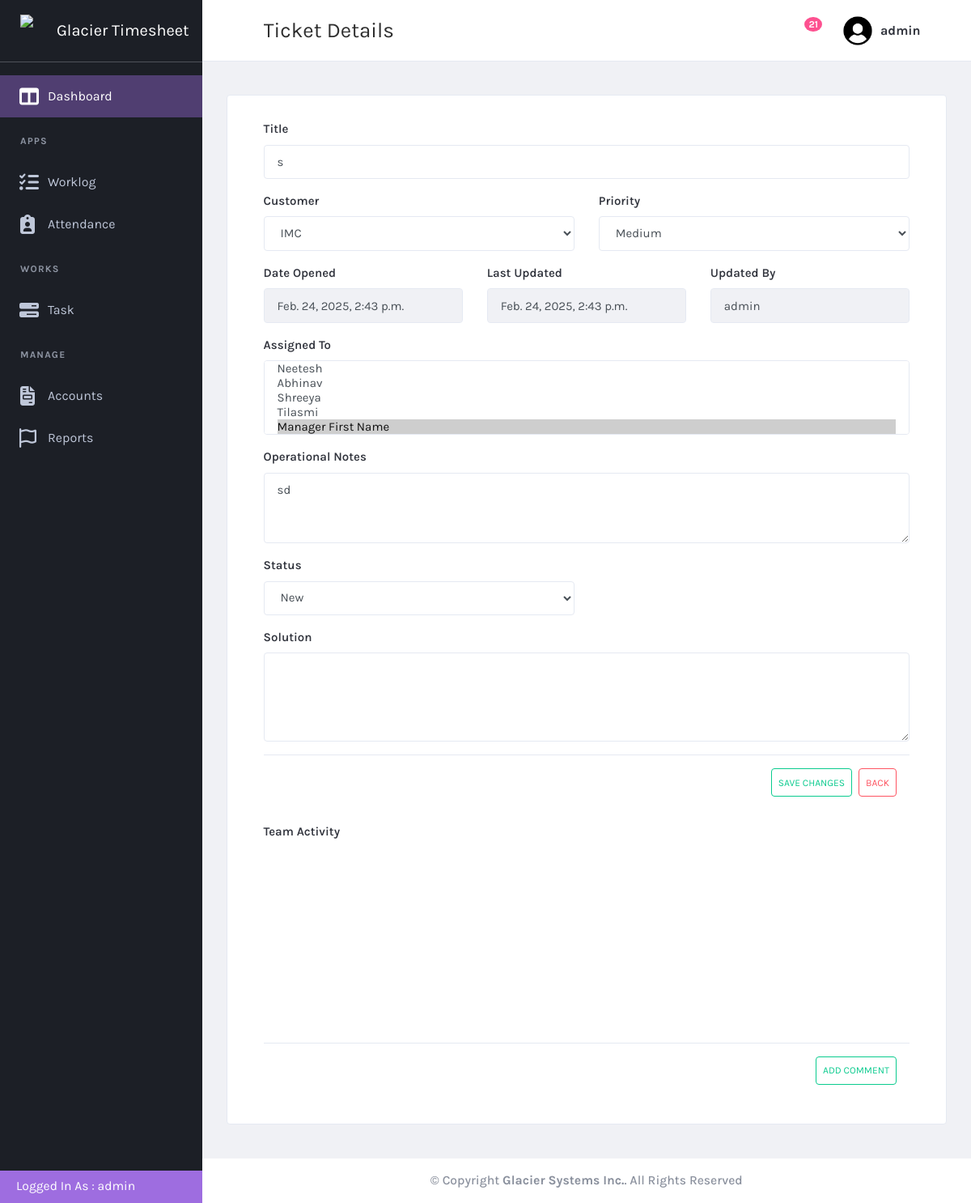
The app's page /task/taskdetails/2 (signed in) with its own data.
### task/models.py (models this page shows, shortened)
class ticket(models.Model):
    ticket_id = models.CharField(max_length = 200, null = False)
    ticket_title = models.CharField(max_length=200, null=False)
    customer = models.ForeignKey(customer, on_delete=models.CASCADE, null=True)
    ticket_type = models.ForeignKey(ticket_type, on_delete=models.CASCADE, null=True)
    date_opened = models.DateTimeField(null=True)
    priority = models.ForeignKey(priority_type, on_delete=models.CASCADE, null = True)
    assigned_to = models.ManyToManyField(User, related_name="assigned_tickets")  # Allow multiple users
    last_updated = models.DateTimeField(null=True)
    last_updated_by = models.ForeignKey(User, on_delete=models.CASCADE, null = True, related_name="last_updated_by")
    state = models.ForeignKey(state, on_delete=models.CASCADE, null=True)
    operational_notes = models.CharField(max_length=200, null=True)
    closed_date = models.DateTimeField(null=True)
    solution = models.TextField(max_length=500 )
    project = models.ForeignKey(project, on_delete=models.CASCADE, null=True)

class state(models.Model):
   state_name = models.CharField(max_length=100, null = True)

class priority_type(models.Model):
   priority_name = models.CharField(max_length=100)

### customer/models.py (models this page shows, shortened)
class customer(models.Model):
  name = models.CharField(max_length=100, null = True)
  city = models.CharField(max_length=100, null = True)
  state = models.CharField(max_length=100, null = True)
  zipcode = models.CharField(max_length=100, null = True)
  street1 = models.CharField(max_length=100, null = True)
  street2 = models.CharField(max_length=100, null = True)
  phone = models.CharField(max_length=100, null = True)
  contract_hr = models.IntegerField(null = True)
  create_date = models.DateField(null = True)
  status = models.ForeignKey(customer_status, on_delete= models.SET_NULL, null=True)

### task/views.py (the view)
# urls.py: path('taskdetails/<int:ticket_id>',views.taskdetails, name='taskdetails'),
@login_required
def taskdetails(request, ticket_id):
    ticket_instance = get_object_or_404(ticket, pk=ticket_id)
    if request.method == 'POST':
        form1 = TicketForm(request.POST, instance=ticket_instance)
        if form1.is_valid():
            ticket_instance = form1.save(commit=False)
            ticket_instance.last_updated = timezone.now()
            ticket_instance.last_updated_by = request.user
            ticket_instance.closed_date = timezone.now()
            ticket_instance.save()
            form1.instance.assigned_to.set(request.POST.getlist('assigned_to'))  # Handle ManyToManyField
            return redirect('task')
    else:
        form1 = TicketForm(instance=ticket_instance)
    users = User.objects.all()
    customers = customer.objects.all()
    priority_types = priority_type.objects.all()
    states = state.objects.all()
    task_types = ticket_type.objects.all()
    return render(request, 'taskdetails.html', {
        'form1': form1,
        'users': users,
        'ticket': ticket_instance,
        'customers': customers,
        'priority_types': priority_types,
        'states': states,
        'task_types': task_types
    })

### task/templates/taskdetails.html (shortened to what this page needs)
{% extends "base.html" %}
{% load static %}
{% block page-title %}Ticket Details{% endblock page-title %}
{% block content %}
    <div class="content-wrapper">
        <div class="content">
            <div class="card card-default">
                <div class="card-header">
                    <form class="form-group col-12" method="POST" action="{% url 'taskdetails' ticket.id %}">
                        <div class="row">
                            <div class="form-group col-12" >
                                <label for="ticket_title">Title</label>
                                <input type="text" class="form-control" id="ticketname" name="ticket_title"
                                       value="{{ ticket.ticket_title }}" {% if ticket.state.state_name == "Completed" %}readonly{% endif %}{% if not request.user.is_staff %}readonly{% endif %} >
                            </div>
                            <div class="form-group col-6">
                                <label for="customer">Customer</label>
                                <select class="form-control" id="customer" name="customer" {% if ticket.state.state_name == "Completed" %}disabled{% endif %}{% if not request.user.is_staff %}disabled{% endif %}>
                                    {% for i in customers %}
                                    <option value="{{ i.id }}" {% if i.id == ticket.customer_id %}selected{% endif %}>
                                        {{ i.name }}
                                    </option>
                                    {% endfor %}
                                </select>
                            </div>
                            <div class="form-group col-6">
                                <label for="priority">Priority</label>
                                <select class="form-control" id="priority" name="priority" {% if ticket.state.state_name == "Completed" %}disabled{% endif %}{% if not request.user.is_staff %}disabled{% endif %}>
                                    {% for i in priority_types %}
                                    <option value="{{ i.id }}" {% if i.id == ticket.priority_id %}selected{% endif %} >
                                        {{ i.priority_name }}
                                    </option>
                                    {% endfor %}
                                </select>
                            </div>
                            <div class="form-group col-4">
                                <label for="date_opened">Date Opened</label>
                                <input type="datetime" class="form-control" id="date_opened" name="date_opened"
                                       value="{{ ticket.date_opened }}" readonly>
                            </div>
                            <div class="form-group col-4">
                                <label for="last_updated_by">Last updated</label>
                                <input type="datetime" class="form-control" value="{{ ticket.last_updated }}" readonly>
                            </div>
                            <div class="form-group col-4">
                                <label for="last_updated_by">Updated by</label>
                                <input type="text" class="form-control" value="{{ ticket.last_updated_by }}" readonly>
                            </div>
                            <div class="form-group col-12">
                                <label for="assigned_to">Assigned To</label>
                                <select class="js-example-basic-multiple form-control" id="assigned_to" name="assigned_to" style="width: 100%; " multiple  >
                                    {% for i in users %}
                                    <option value="{{ i.id }}" {% if i in ticket.assigned_to.all %}selected{% endif %}>
                                        {{ i.first_name }}
                                    </option>
                                    {% endfor %}
                                </select>
                            </div>
                            <div class="form-group col-12">
                                <label for="operational_notes">Operational Notes</label>
                                <textarea class="form-control" id="operational_notes" name="operational_notes" rows="3" {% if ticket.state.state_name == "Completed" %}readonly{% endif %}
                                {% if not request.user.is_staff %}readonly{% endif %}>{{ ticket.operational_notes }}</textarea>
                            </div>
                            <div class="form-group col-6">
                                <label for="statelist">Status</label>
                                <select class="form-control" id="statelist" name="state" {% if not request.user.is_staff %}disabled{% endif %} >
                                    {% for i in states %}
                                    <option value="{{ i.id }}" {% if i.id == ticket.state_id %}selected{% endif %}>
                                        {{ i.state_name }}
                                    </option>
                                    {% endfor %}
                                </select>
                            </div>
                            <div class="form-group col-12" >
                                <label for="solution">Solution</label>
                                <textarea class="form-control" id="solution" name="solution" rows="4" {% if ticket.state.state_name == "Completed" %}readonly {% endif %}>{{ ticket.solution }}</textarea>
                            </div>
                        </div>
                        {% if ticket.state.state_name != "Completed" %}
                            <div class="modal-footer">
                                <button {% if not request.user.is_staff %}hidden{% endif %} type="submit" class="btn btn-outline-success small-btn">Save Changes</button>
                                <a href="{% url 'task' %}" class="btn btn-outline-danger small-btn d-flex justify-content-center align-items-center text-center">
                                    Back
                                </a>
                            </div>
                        {% endif %}
                        </form>
                    <form class="form-group col-12">
                        <label for="ticket_title">Team Activity</label>
                        <div class="" data-simplebar style="height: 241px;">
                        </div>
                        <div class="modal-footer">
                            <button {% if ticket.state.state_name == "Completed" %}hidden{% endif %}  type="button" class="btn btn-outline-success small-btn" data-toggle="modal" data-target="#commentModal">Add Comment</button>
                        </div>
                    </form>
                </div>
            </div>
        </div>
    </div>
{% endblock  %}

### templates/base.html (shortened to what this page needs)
{% load static %}
<!DOCTYPE html>
<html lang="en" dir="ltr">
  <head>
    <link href="{% static 'plugins/material/css/materialdesignicons.min.css' %}" rel="stylesheet" />
    <link href="{% static 'plugins/simplebar/simplebar.css' %}" rel="stylesheet" />
    <link href="{% static 'plugins/nprogress/nprogress.css' %}" rel="stylesheet" />
    <link href="{% static 'plugins/DataTables/DataTables-1.10.18/css/jquery.dataTables.min.css' %}" rel="stylesheet" />
    <link href="{% static 'plugins/jvectormap/jquery-jvectormap-2.0.3.css' %}" rel="stylesheet" />
    <link href="{% static 'plugins/daterangepicker/daterangepicker.css' %}" rel="stylesheet" />
    <link href="https://cdn.quilljs.com/1.3.6/quill.snow.css" rel="stylesheet">
    <link href="{% static 'plugins/toaster/toastr.min.css' %}" rel="stylesheet" />
    <link href="{% static 'plugins/prism/prism.css' %}" rel="stylesheet" />
    <link href="{% static 'plugins/select2/css/select2.min.css' %}" rel="stylesheet" />
    <link id="main-css-href" rel="stylesheet" href="{% static 'css/style.css' %}" />
  </head>
  <body class="navbar-fixed sidebar-fixed" id="body">
    <div class="wrapper">
      <aside class="left-sidebar sidebar-dark" id="left-sidebar">
        <div id="sidebar" class="sidebar sidebar-with-footer">
          <div class="app-brand">
            <a href="{% url 'dashboard' %}">
              <img src="{% static 'images/glacierlogo.png' %}" alt="Mono" height = 40px width = 40px >
              <span class="brand-name">Glacier Timesheet</span>
            </a>
          </div>
          <div class="sidebar-left" data-simplebar style="height: 100%;">
            <ul class="nav sidebar-inner" id="sidebar-menu">
                <li
                  class="active"
                  >
                  <a class="sidenav-item-link" href="{% url 'dashboard' %}">
                    <i class="fa-solid fa-table-columns"></i>
                    <span class="nav-text">Dashboard</span>
                  </a>
                </li>
                <li class="section-title">
                  Apps
                </li>
                <li
                  >
                  <a class="sidenav-item-link" href="{% url 'worklog' %}">
                    <i class="fa-solid fa-list-check"></i>
                    <span class="nav-text">Worklog</span>
                  </a>
                </li>
                <li  class="has-sub" >
                  <a class="sidenav-item-link" href="javascript:void(0)" data-toggle="collapse" data-target="#attendance"
                    aria-expanded="false" aria-controls="email">
                    <i class="fa-solid fa-clipboard-user"></i>
                    <span class="nav-text">Attendance</span> <b class="caret"></b>
                  </a>
                </li>
                <li class="section-title">
                  Works
                </li>
                <li  class="has-sub" >
                  <a class="sidenav-item-link" href="javascript:void(0)" data-toggle="collapse" data-target="#task"
                    aria-expanded="false" aria-controls="email">
                    <i class="fa-solid fa-bars-progress"></i>
                    <span class="nav-text">Task</span> <b class="caret"></b>
                  </a>
                </li>
                <li class="section-title">
                  Manage
                </li>
                <li  class="has-sub" >
                  <a class="sidenav-item-link" href="javascript:void(0)" data-toggle="collapse" data-target="#accounts"
                    aria-expanded="false" aria-controls="email">
                    <i class="fa-solid fa-file-invoice"></i>
                    <span class="nav-text">Accounts</span> <b class="caret"></b>
                  </a>
                </li>
                <li  class="has-sub" >
                  <a class="sidenav-item-link" href="javascript:void(0)" data-toggle="collapse" data-target="#reports"
                    aria-expanded="false" aria-controls="email">
                    <i class="fa-regular fa-flag"></i>
                    <span class="nav-text">Reports</span> <b class="caret"></b>
                  </a>
                </li>
              </ul>
          </div>
            <div class="sidebar-footer  " >
              <div class="sidebar-footer-content d-flex align-items-center p-4" style="height: 40px; ">
                  <p style="color:white;">Logged In As : {{user.username}}</P>
              </div>
            </div>
        </div>
      </aside>
      <div class="page-wrapper">
        <header class="main-header" id="header">
          <nav class="navbar navbar-expand-lg navbar-light" id="navbar">
            <button id="sidebar-toggler" class="sidebar-toggle">
            </button>
            <span class="page-title">{% block page-title %}Dashboard{% endblock page-title %}</span>
            <div class="navbar-right ">
              <ul class="nav navbar-nav">
                <li class="custom-dropdown">
                  <button class="notify-toggler custom-dropdown-toggler">
                    <span class="badge badge-xs rounded-circle">21</span>
                  </button>
                </li>
                <li class="dropdown user-menu">
                  <button class="dropdown-toggle nav-link" data-toggle="dropdown">
                    <img src="{% static 'images/usericon.png' %}" class="user-image rounded-circle" alt="User Image" />
                    <span class="d-none d-lg-inline-block">{{user.username}}</span>
                  </button>
                </li>
              </ul>
            </div>
          </nav>
        </header>
        {% block content %}
        {% endblock %}
        <footer class="footer mt-auto">
          <div class="copyright bg-white d-flex align-items-center justify-content-center">
            <p>
              &copy; Copyright <strong><span>Glacier Systems Inc.</span></strong>. All Rights Reserved
            </p>
          </div>
        </footer>
      </div>
    </div>
  </body>
</html>

### records on screen
ticket: ticket_title "s", customer "IMC", priority "Medium", date_opened "Feb. 24, 2025, 2:43 p.m.", last_updated "Feb. 24, 2025, 2:43 p.m.", last_updated_by "admin", assigned_to "Neetesh / Abhinav / Shreeya / Tilasmi / Manager First Name ☑", operational_notes "sd", state "New"

### other values on screen
{{ user.username }} "admin"
